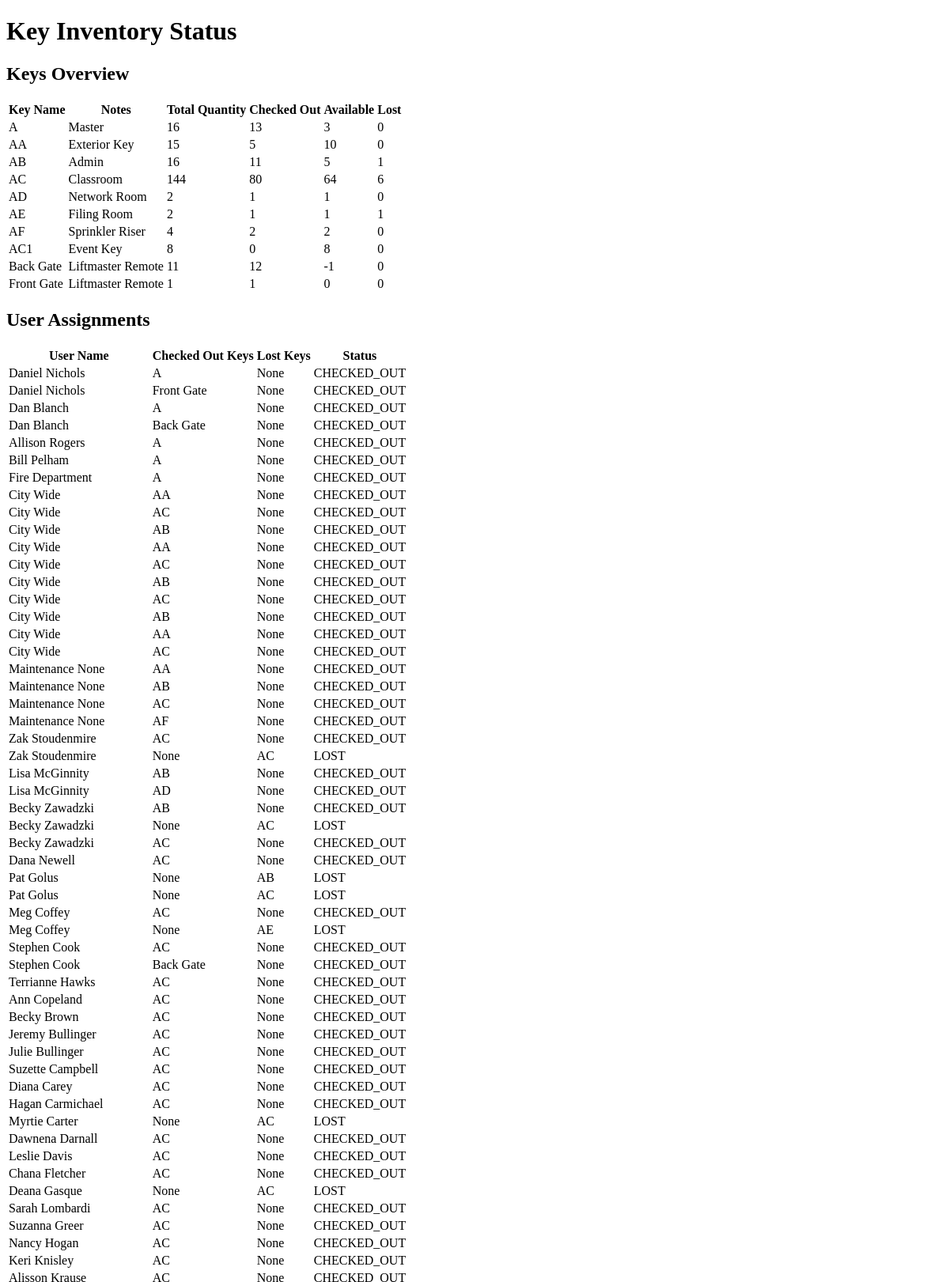
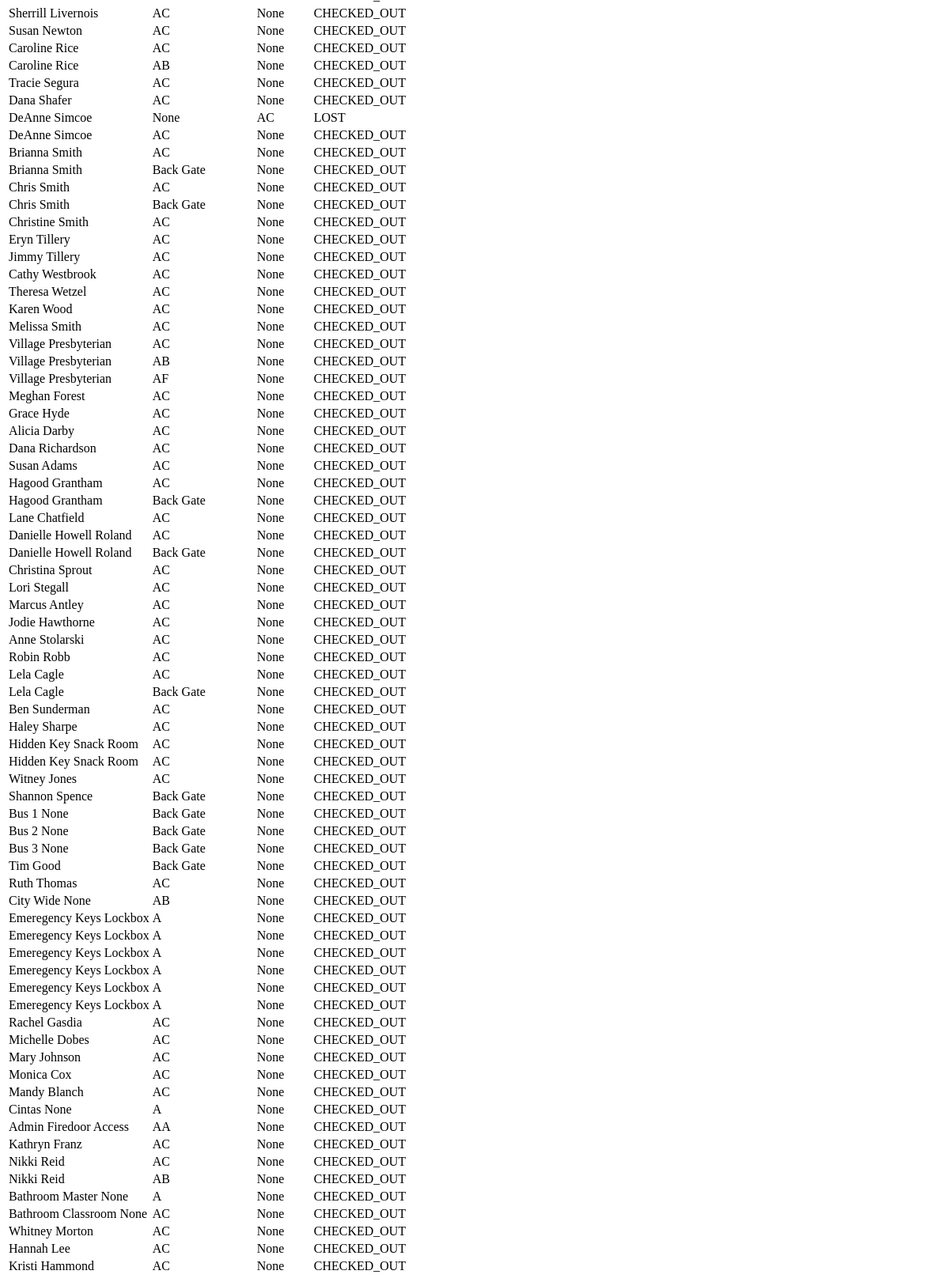
The page /api/key-inventory/ on the database as committed earlier (2 pictures, top to bottom).
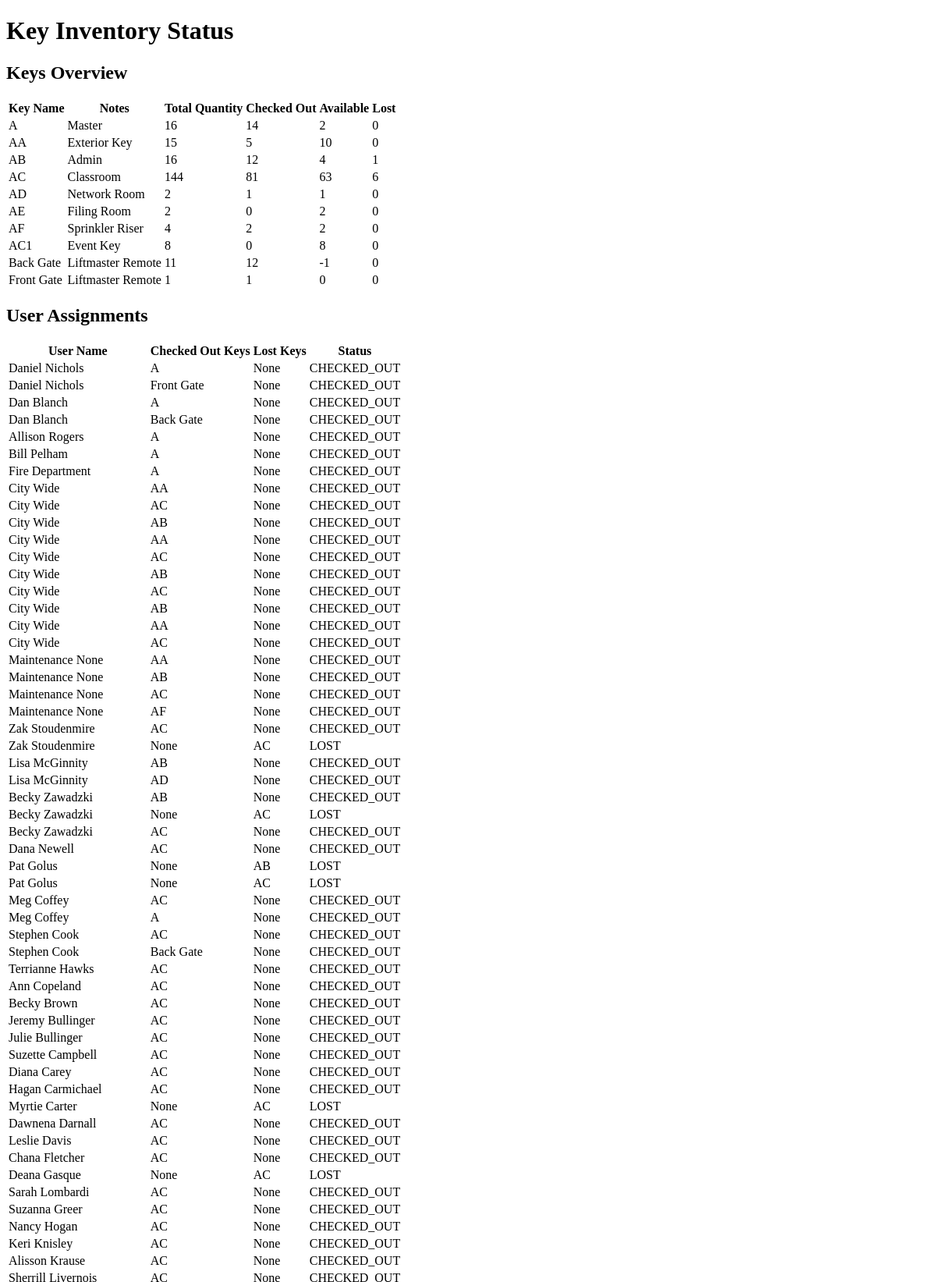
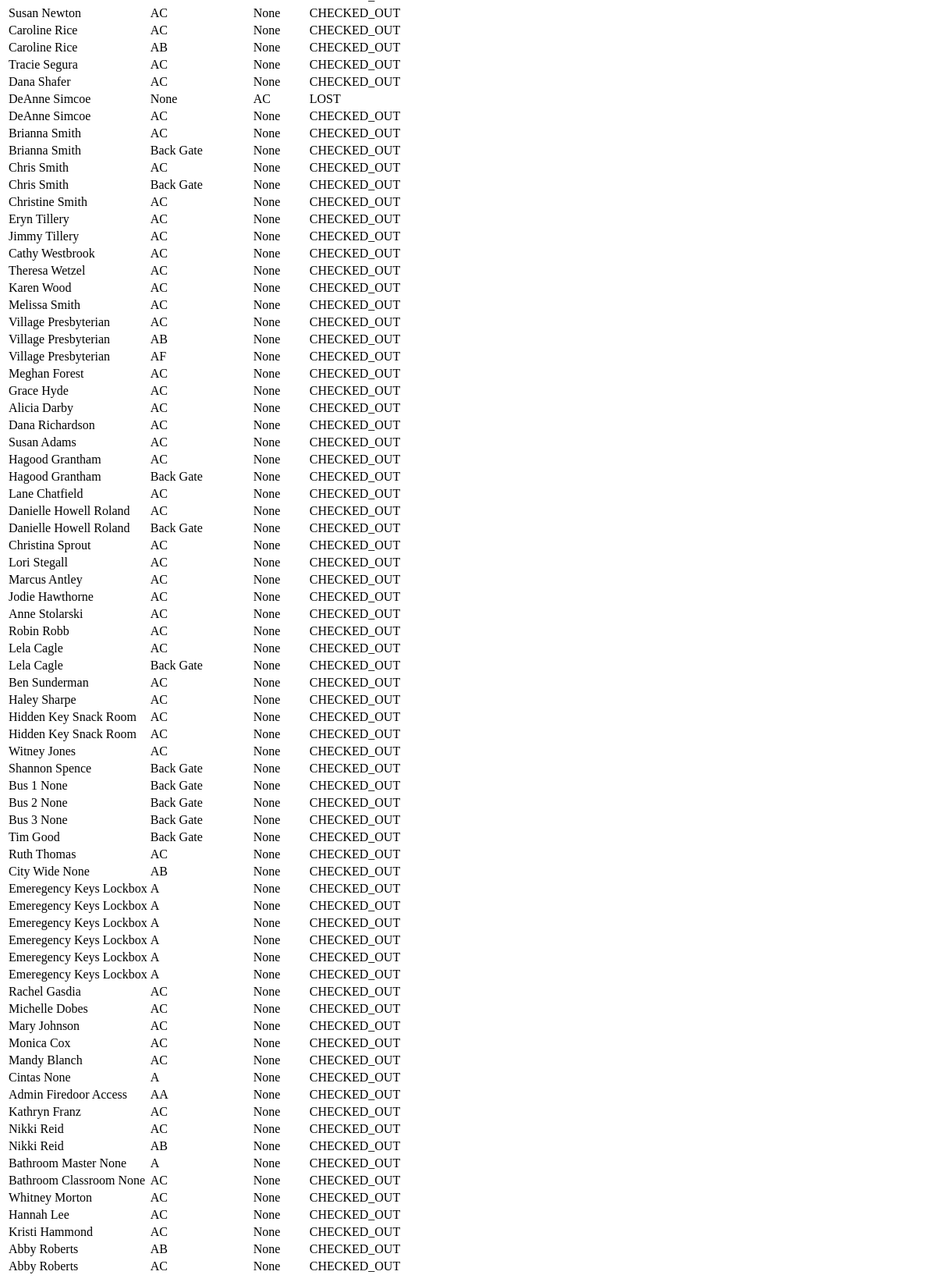
The same page on the database as committed later (2 pictures, top to bottom).
### inventory/models.py (models this page shows, shortened)
class Key(models.Model):
    name = models.CharField(max_length=50, unique=True)
    total_quantity = models.PositiveIntegerField(default=0)
    notes = models.CharField(max_length=255, unique=False, default=0)
    def checked_out_quantity(self):
        return KeyAssignment.objects.filter(key=self, return_date__isnull=True).count()
    def available_quantity(self):
        return self.total_quantity - self.checked_out_quantity()
    def lost_quantity(self):
        return KeyAssignment.objects.filter(key=self, status=KeyAssignment.LOST).count()

class KeyAssignment(models.Model):
    CHECKED_OUT = 'CHECKED_OUT'
    CHECKED_IN = 'CHECKED_IN'
    LOST = 'LOST'
    STATUS_CHOICES = [
        (CHECKED_OUT, 'Checked Out'),
        (CHECKED_IN, 'Checked In'),
        (LOST, 'Lost')
    ]
    user = models.ForeignKey(Users, on_delete=models.CASCADE)
    key = models.ForeignKey(Key, on_delete=models.CASCADE)
    checkout_date = models.DateTimeField(auto_now_add=True)
    return_date = models.DateTimeField(null=True, blank=True)
    status = models.CharField(max_length=15, choices=STATUS_CHOICES, default=CHECKED_OUT)
    status = models.CharField(max_length=15, choices=STATUS_CHOICES, default=CHECKED_OUT)

class Users(models.Model):
    id = models.AutoField(primary_key=True)
    fname = models.CharField(max_length=255)
    lname = models.CharField(max_length=255, blank=True, null=True)
    email = models.CharField(max_length=255, blank=True, null=True)
    class Meta:
            verbose_name = "User"
            verbose_name_plural = "Users"

### inventory/views.py (the view)
# urls.py: path('key-inventory/', views.key_inventory_status, name='key_inventory_status'),
def key_inventory_status(request):
    keys = Key.objects.all()
    key_assignments = KeyAssignment.objects.select_related('user', 'key').all().order_by('user')
    return render(request, 'inventory/key_inventory_status.html', {
        'keys': keys,
        'key_assignments': key_assignments,
    })

### inventory/templates/inventory/key_inventory_status.html (shortened to what this page needs)
<!DOCTYPE html>
<html lang="en">
<head>
</head>
<body>
    <h1>Key Inventory Status</h1>
    <h2>Keys Overview</h2>
    <table border="0">
        <tr>
            <th>Key Name</th>
            <th>Notes</th>
            <th>Total Quantity</th>
            <th>Checked Out</th>
            <th>Available</th>
            <th>Lost</th>
        </tr>
        {% for key in keys %}
        <tr>
            <td>{{ key.name }}</td>
            <td>{{ key.notes }}</td>
            <td>{{ key.total_quantity }}</td>
            <td>{{ key.checked_out_quantity }}</td>
            <td>{{ key.available_quantity }}</td>
            <td>{{ key.lost_quantity }}</td>
        </tr>
        {% endfor %}
    </table>
    <h2>User Assignments</h2>
    <table border="0">
        <tr>
            <th>User Name</th>
            <th>Checked Out Keys</th>
            <th>Lost Keys</th>
            <th>Status</th>
        </tr>
        {% for assignment in key_assignments %}
            {% if assignment.status != 'CHECKED_IN' %}
                <tr>
                    <td>{{ assignment.user.fname }} {{ assignment.user.lname }}</td>
                    <td>
                        {% if assignment.status == 'CHECKED_OUT' %}
                            {{ assignment.key.name }}
                        {% else %}
                            None
                        {% endif %}
                    </td>
                    <td>
                        {% if assignment.status == 'LOST' %}
                            {{ assignment.key.name }}
                        {% else %}
                            None
                        {% endif %}
                    </td>
                        <td>{{ assignment.status }}</td>
                </tr>
            {% endif %}
        {% endfor %}
    </table>
</body>
</html>

Rows that differ between the two databases and show on the page:
removed KeyAssignment: user.fname "Meg", user.lname "Coffey", shows "None", key.name "AE", status "LOST"
computed for Key "Master": checked_out_quantity "13" → "14"; available_quantity "3" → "2"
computed for Key "AB": checked_out_quantity "11" → "12"; available_quantity "5" → "4"
computed for Key "AC": checked_out_quantity "80" → "81"; available_quantity "64" → "63"
computed for Key "AE": checked_out_quantity "1" → "0"; available_quantity "1" → "2"; lost_quantity "1" → "0"
added KeyAssignment: user.fname "Meg", user.lname "Coffey", key.name "A", shows "None", status "CHECKED_OUT"
added KeyAssignment: user.fname "Abby", user.lname "Roberts", key.name "AB", shows "None", status "CHECKED_OUT"
added KeyAssignment: user.fname "Abby", user.lname "Roberts", key.name "AC", shows "None", status "CHECKED_OUT"
